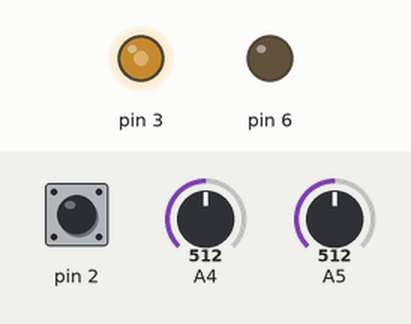
A sketch run on a simulated Arduino Uno, built with avr-gcc and run on an emulated ATmega328P. Shown: output pins drawn as LEDs (lit = HIGH). Inputs (shaded band) come from the test bench; at power-on: A4 = 512, pin 2 LOW, A5 = 512. What the sketch prints to the serial monitor is not drawn.

Above: at 1.2 s.
1.3 s: A4 set to 716
At 1.6 s:
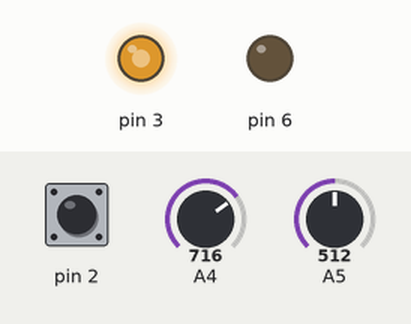
2.8 s: pin 2 driven HIGH
At 4.0 s:
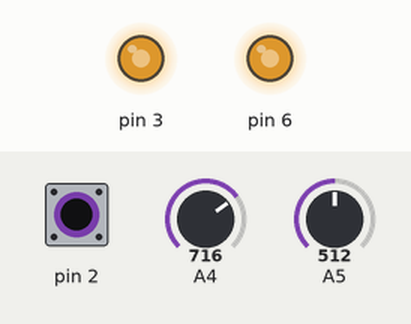
4.3 s: A4 set to 900
At 5.0 s:
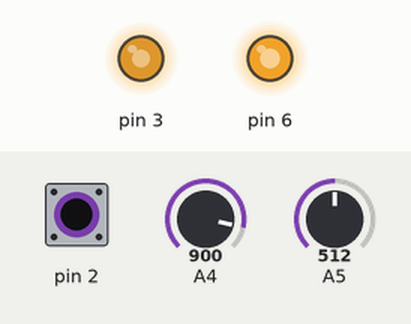
5.8 s: A4 set to 511
At 6.2 s:
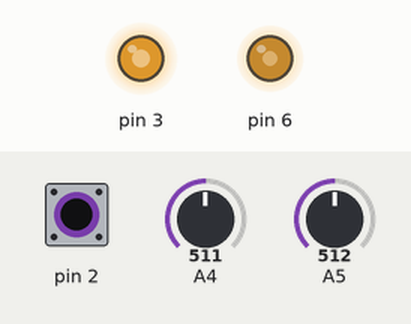
7.3 s: A4 set to 122
At 8.5 s:
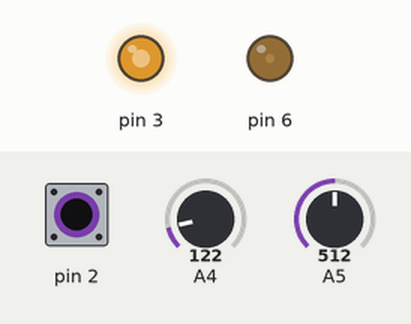
8.8 s: pin 2 pulsed LOW 2 times (0.12 s each, 0.3 s apart)
At 9.4 s:
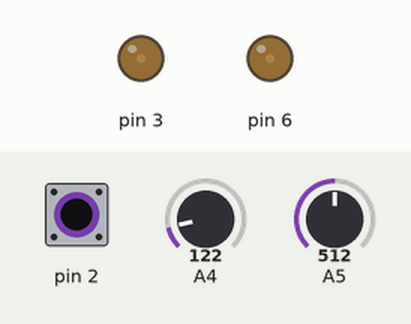
Timing chart, 0 to 11.8 s (numbered marks = the images above; inputs shaded):
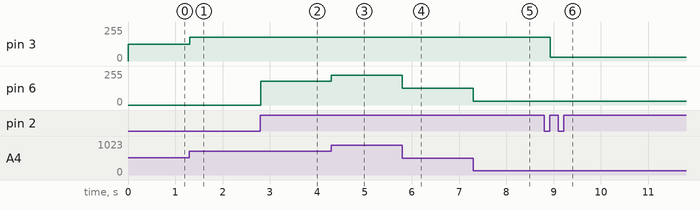

The sketch:

_2pot-2led.ino
```cpp
int pot1val,pot2val;
int push = 0;

int stat = HIGH;
int oldStat = LOW;

long tim = 0;
long debounce = 200;

void setup() {
  Serial.begin(9600);
  pinMode(3,OUTPUT);
  pinMode(6,OUTPUT);
  pinMode(2,INPUT);
}

void loop() {
  pot1val = analogRead(5);
  pot2val = analogRead(4);
  push = digitalRead(2);

  if(push == HIGH && oldStat == LOW && millis() - tim > debounce){
    if(stat == HIGH){
      stat = LOW;
    }else if(stat == LOW){
      stat = HIGH;
    }
  } else{
    if(stat == HIGH){
      analogWrite(3,map(pot2val,0,1023,0,255));
      Serial.write(pot2val);
    }else if (stat == LOW){
      analogWrite(6,map(pot2val,0,1023,0,255));
      Serial.write(pot2val);
    }
}
  oldStat = push;
  /*if(push == LOW){
    analogWrite(3,map(pot2val,0,1023,0,255));
  } else if(push == HIGH){
    analogWrite(6,map(pot2val,0,1023,0,255));
  }*/

  Serial.println(stat);
}
```

Measured:
- after the input at 1.3 s, pin 3: 127/255 → 178/255 at once
- after the input at 2.8 s, pin 6: 0/255 → 178/255 at once
- after the input at 4.3 s, pin 6: 178/255 → 224/255 at once
- after the input at 5.8 s, pin 6: 224/255 → 127/255 at once
- after the input at 7.3 s, pin 6: 127/255 → 30/255 at once
- after the input at 8.8 s, pin 3: 178/255 → 30/255 after 0.13 s
